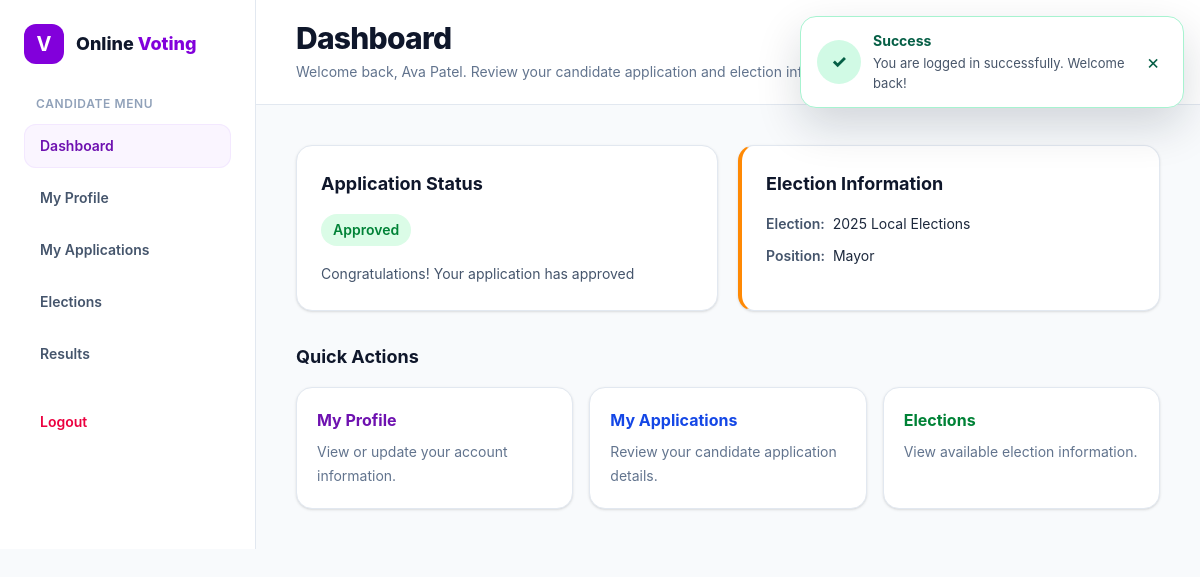
The app's page /views/candidate/dashboard.php (signed in) with its own data.
### tables this page shows
CREATE TABLE applications (
    id INT AUTO_INCREMENT PRIMARY KEY,
    user_id INT NOT NULL,
    address VARCHAR(255) NOT NULL,
    city VARCHAR(100) NOT NULL,
    state VARCHAR(100) NOT NULL,
    country VARCHAR(100) NOT NULL,
    postal_code VARCHAR(20) NOT NULL,
    election_id INT NOT NULL,
    position_id INT NOT NULL,
    constituency_area VARCHAR(100) NOT NULL,
    party_id INT DEFAULT NULL,
    qualifications TEXT NOT NULL,
    experience TEXT NOT NULL,
    manifesto TEXT NOT NULL,
    certificates VARCHAR(255) DEFAULT NULL,
    status ENUM('pending', 'approved', 'rejected') NOT NULL DEFAULT 'pending',
    created_at TIMESTAMP DEFAULT CURRENT_TIMESTAMP,
    updated_at TIMESTAMP DEFAULT CURRENT_TIMESTAMP ON UPDATE CURRENT_TIMESTAMP,
    FOREIGN KEY (user_id) REFERENCES users(id) ON DELETE CASCADE,
    FOREIGN KEY (election_id) REFERENCES elections(id) ON DELETE CASCADE,
    FOREIGN KEY (position_id) REFERENCES positions(id) ON DELETE CASCADE,
    FOREIGN KEY (party_id) REFERENCES parties(id) ON DELETE SET NULL,
    UNIQUE (user_id, election_id, position_id)
);

CREATE TABLE elections (
    id INT AUTO_INCREMENT PRIMARY KEY,
    title VARCHAR(100) NOT NULL UNIQUE,
    description TEXT NOT NULL,
    start_date DATETIME NOT NULL,
    end_date DATETIME NOT NULL,
    status ENUM('upcoming', 'ongoing', 'completed') NOT NULL DEFAULT 'upcoming',
    created_at TIMESTAMP DEFAULT CURRENT_TIMESTAMP,
    updated_at TIMESTAMP DEFAULT CURRENT_TIMESTAMP ON UPDATE CURRENT_TIMESTAMP
);

CREATE TABLE positions (
    id INT AUTO_INCREMENT PRIMARY KEY,
    title VARCHAR(100) NOT NULL UNIQUE,
    description TEXT NOT NULL,
    created_at TIMESTAMP DEFAULT CURRENT_TIMESTAMP,
    updated_at TIMESTAMP DEFAULT CURRENT_TIMESTAMP ON UPDATE CURRENT_TIMESTAMP
);

### app/paths.php (called while the page is built, shortened)
<?php
function app_url(string $path = ''): string
{
    return APP_BASE_URL . '/' . ltrim($path, '/');
}

### views/candidate/dashboard.php (the view, shortened to what this page needs)
<?php
require_once __DIR__ . '/../../app/paths.php';
require_once APP_ROOT . '/app/config/database.php';
$stmt = $pdo->prepare("
    SELECT
        applications.*,
        elections.title AS election_name,
        positions.title AS position_name
    FROM applications
    INNER JOIN elections
        ON applications.election_id = elections.id
    INNER JOIN positions
        ON applications.position_id = positions.id
        WHERE applications.user_id = ?
");
$stmt->execute([$_SESSION['user_id']]);
$candidate = $stmt->fetch(PDO::FETCH_ASSOC);
if ($candidate) {
    $applicationStatus = $candidate['status'] ?? 'incomplete';
    $electionName = $candidate['election_name'] ?? 'N/A';
    $position = $candidate['position_name'] ?? 'N/A';
} else {
    $applicationStatus = 'incomplete';
    $electionName = 'N/A';
    $position = 'N/A';
}
$statusColors = [
    'incomplete' => 'bg-gray-100 text-gray-700',
    'pending' => 'bg-orange-100 text-orange-700',
    'approved' => 'bg-green-100 text-green-700',
    'rejected' => 'bg-red-100 text-red-700',
];
$statusMessages = [
    'incomplete' => 'Your Application is not completed yet.',
    'pending' => 'Your Application is pending for approval',
    'approved' => 'Congratulations! Your application has approved',
    'rejected' => 'Sorry! Your application was rejected, try next time.',
];
$statusClass = $statusColors[$applicationStatus] ?? 'bg-gray-100 text-gray-700';
$statusMessage = $statusMessages[$applicationStatus] ?? 'Your application status is currently unavailable.';
?>
<!DOCTYPE html>
<html lang="en">
<head>
    <link rel="stylesheet" href="<?= htmlspecialchars(app_url('public/css/app.css'), ENT_QUOTES, 'UTF-8') ?>">
</head>
<body class="min-h-screen bg-slate-50 text-slate-800">
    <div class="flex min-h-[calc(100vh-65px)] flex-col md:flex-row">
        <div class="min-w-0 flex-1">
            <main class="min-w-0 px-4 py-8 sm:px-6 sm:py-10 lg:px-10">
            <div class="mx-auto max-w-5xl">
                <div class="grid gap-5 lg:grid-cols-2">
                    <section class="rounded-2xl border border-slate-200 bg-white p-6 shadow-sm">
                        <h2 class="mb-4 text-lg font-bold text-slate-900">Application Status</h2>
                        <span class="inline-flex rounded-full px-3 py-1.5 text-sm font-semibold <?= $statusClass ?>">
                            <?= ucfirst(htmlspecialchars($applicationStatus, ENT_QUOTES, 'UTF-8')) ?>
                        </span>
                        <p class="mt-4 text-sm leading-6 text-slate-600">
                            <?= htmlspecialchars($statusMessage, ENT_QUOTES, 'UTF-8') ?>
                        </p>
                    </section>
                    <section class="rounded-2xl border border-slate-200 border-l-4 border-l-orange-400 bg-white p-6 shadow-sm">
                        <h2 class="mb-4 text-lg font-bold text-slate-900">Election Information</h2>
                        <dl class="space-y-3 text-sm">
                            <div class="flex flex-wrap gap-2">
                                <dt class="font-semibold text-slate-600">Election:</dt>
                                <dd class="text-slate-800"><?= htmlspecialchars($electionName, ENT_QUOTES, 'UTF-8') ?></dd>
                            </div>
                            <div class="flex flex-wrap gap-2">
                                <dt class="font-semibold text-slate-600">Position:</dt>
                                <dd class="text-slate-800"><?= htmlspecialchars($position, ENT_QUOTES, 'UTF-8') ?></dd>
                            </div>
                        </dl>
                    </section>
                </div>
                <section class="mt-8">
                    <h2 class="mb-4 text-lg font-bold text-slate-900">Quick Actions</h2>
                    <div class="grid gap-4 sm:grid-cols-2 lg:grid-cols-3">
                        <a href="<?= htmlspecialchars(app_url('views/candidate/profile.php'), ENT_QUOTES, 'UTF-8') ?>" class="rounded-2xl border border-slate-200 bg-white p-5 shadow-sm transition hover:-translate-y-0.5 hover:border-purple-200 hover:shadow-md">
                            <h3 class="font-bold text-purple-800">My Profile</h3>
                            <p class="mt-2 text-sm leading-6 text-slate-500">View or update your account information.</p>
                        </a>
                        <a href="<?= htmlspecialchars(app_url('views/candidate/registration.php'), ENT_QUOTES, 'UTF-8') ?>" class="rounded-2xl border border-slate-200 bg-white p-5 shadow-sm transition hover:-translate-y-0.5 hover:border-purple-200 hover:shadow-md">
                            <h3 class="font-bold text-blue-700">My Applications</h3>
                            <p class="mt-2 text-sm leading-6 text-slate-500">Review your candidate application details.</p>
                        </a>
                        <a href="<?= htmlspecialchars(app_url('views/common/elections.php'), ENT_QUOTES, 'UTF-8') ?>" class="rounded-2xl border border-slate-200 bg-white p-5 shadow-sm transition hover:-translate-y-0.5 hover:border-purple-200 hover:shadow-md">
                            <h3 class="font-bold text-green-700">Elections</h3>
                            <p class="mt-2 text-sm leading-6 text-slate-500">View available election information.</p>
                        </a>
                    </div>
                </section>
            </div>
            </main>
        </div>
    </div>
</body>
</html>

### records on screen
applications: status "Approved", status "Congratulations! Your application has approved", election.title "2025 Local Elections", position.title "Mayor"

### other values on screen
$portalLabel "CANDIDATE"
$item['label'] "Dashboard"
$item['label'] "My Profile"
$item['label'] "My Applications"
$item['label'] "Elections"
$item['label'] "Results"
$pageTitle "Dashboard"
$pageDescription "Welcome back, Ava Patel. Review your candidate application and election information."
$titles[$type] "Success"
$message "You are logged in successfully. Welcome back!"
